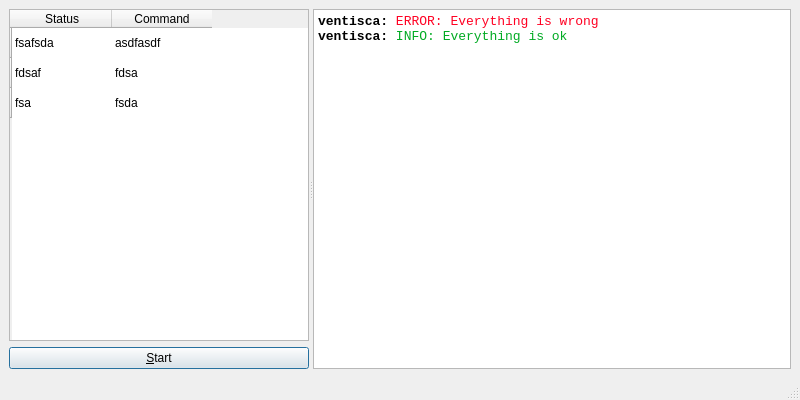
<ui version="4.0" >
 <class>MainWindow</class>
 <widget class="QMainWindow" name="MainWindow" >
  <property name="geometry" >
   <rect>
    <x>0</x>
    <y>0</y>
    <width>800</width>
    <height>400</height>
   </rect>
  </property>
  <property name="windowTitle" >
   <string>MainWindow</string>
  </property>
  <widget class="QWidget" name="centralwidget" >
   <layout class="QHBoxLayout" name="horizontalLayout" >
    <item>
     <widget class="QSplitter" name="splitter" >
      <property name="orientation" >
       <enum>Qt::Horizontal</enum>
      </property>
      <widget class="QWidget" name="layoutWidget" >
       <layout class="QVBoxLayout" name="verticalLayout" >
        <property name="sizeConstraint" >
         <enum>QLayout::SetMinAndMaxSize</enum>
        </property>
        <item>
         <widget class="QTableWidget" name="tableWidget" >
          <property name="sizePolicy" >
           <sizepolicy vsizetype="Expanding" hsizetype="Fixed" >
            <horstretch>0</horstretch>
            <verstretch>0</verstretch>
           </sizepolicy>
          </property>
          <property name="maximumSize" >
           <size>
            <width>300</width>
            <height>16777215</height>
           </size>
          </property>
          <property name="editTriggers" >
           <set>QAbstractItemView::NoEditTriggers</set>
          </property>
          <property name="alternatingRowColors" >
           <bool>false</bool>
          </property>
          <property name="selectionMode" >
           <enum>QAbstractItemView::SingleSelection</enum>
          </property>
          <property name="selectionBehavior" >
           <enum>QAbstractItemView::SelectRows</enum>
          </property>
          <property name="verticalScrollMode" >
           <enum>QAbstractItemView::ScrollPerItem</enum>
          </property>
          <property name="showGrid" >
           <bool>false</bool>
          </property>
          <row>
           <property name="text" >
            <string/>
           </property>
           <property name="icon" >
            <iconset>
             <normaloff>../../../../../../usr/share/icons/oxygen/16x16/status/user-online.png</normaloff>../../../../../../usr/share/icons/oxygen/16x16/status/user-online.png</iconset>
           </property>
          </row>
          <row>
           <property name="text" >
            <string/>
           </property>
           <property name="icon" >
            <iconset>
             <normaloff>../../../../../../usr/share/icons/oxygen/16x16/status/user-offline.png</normaloff>../../../../../../usr/share/icons/oxygen/16x16/status/user-offline.png</iconset>
           </property>
          </row>
          <row>
           <property name="text" >
            <string/>
           </property>
           <property name="icon" >
            <iconset>
             <normaloff>../../../../../../usr/share/icons/oxygen/16x16/status/user-busy.png</normaloff>../../../../../../usr/share/icons/oxygen/16x16/status/user-busy.png</iconset>
           </property>
          </row>
          <column>
           <property name="text" >
            <string>Status</string>
           </property>
          </column>
          <column>
           <property name="text" >
            <string>Command</string>
           </property>
          </column>
          <item row="0" column="0" >
           <property name="text" >
            <string>fsafsda</string>
           </property>
          </item>
          <item row="0" column="1" >
           <property name="text" >
            <string>asdfasdf</string>
           </property>
          </item>
          <item row="1" column="0" >
           <property name="text" >
            <string>fdsaf</string>
           </property>
          </item>
          <item row="1" column="1" >
           <property name="text" >
            <string>fdsa</string>
           </property>
          </item>
          <item row="2" column="0" >
           <property name="text" >
            <string>fsa</string>
           </property>
          </item>
          <item row="2" column="1" >
           <property name="text" >
            <string>fsda</string>
           </property>
          </item>
         </widget>
        </item>
        <item>
         <widget class="QPushButton" name="pushButton" >
          <property name="sizePolicy" >
           <sizepolicy vsizetype="Fixed" hsizetype="Expanding" >
            <horstretch>0</horstretch>
            <verstretch>0</verstretch>
           </sizepolicy>
          </property>
          <property name="maximumSize" >
           <size>
            <width>300</width>
            <height>16777215</height>
           </size>
          </property>
          <property name="text" >
           <string>&amp;Start</string>
          </property>
          <property name="autoDefault" >
           <bool>false</bool>
          </property>
          <property name="default" >
           <bool>true</bool>
          </property>
          <property name="flat" >
           <bool>false</bool>
          </property>
         </widget>
        </item>
       </layout>
      </widget>
      <widget class="QTextBrowser" name="textBrowser" >
       <property name="minimumSize" >
        <size>
         <width>400</width>
         <height>0</height>
        </size>
       </property>
       <property name="font" >
        <font>
         <family>Monospace</family>
         <pointsize>10</pointsize>
        </font>
       </property>
       <property name="html" >
        <string>&lt;!DOCTYPE HTML PUBLIC "-//W3C//DTD HTML 4.0//EN" "http://www.w3.org/TR/REC-html40/strict.dtd">
&lt;html>&lt;head>&lt;meta name="qrichtext" content="1" />&lt;style type="text/css">
p, li { white-space: pre-wrap; }
&lt;/style>&lt;/head>&lt;body style=" font-family:'Monospace'; font-size:10pt; font-weight:400; font-style:normal;">
&lt;p style=" margin-top:0px; margin-bottom:0px; margin-left:0px; margin-right:0px; -qt-block-indent:0; text-indent:0px;">&lt;span style=" font-weight:600;">ventisca: &lt;/span>&lt;span style=" color:#ff0022;">ERROR: Everything is wrong&lt;/span>&lt;br />&lt;span style=" font-weight:600;">ventisca: &lt;/span>&lt;span style=" color:#00aa22;">INFO: Everything is ok&lt;/span>&lt;/p>&lt;/body>&lt;/html></string>
       </property>
       <property name="textInteractionFlags" >
        <set>Qt::NoTextInteraction</set>
       </property>
      </widget>
     </widget>
    </item>
   </layout>
  </widget>
  <widget class="QStatusBar" name="statusbar" />
 </widget>
 <resources/>
 <connections/>
</ui>
